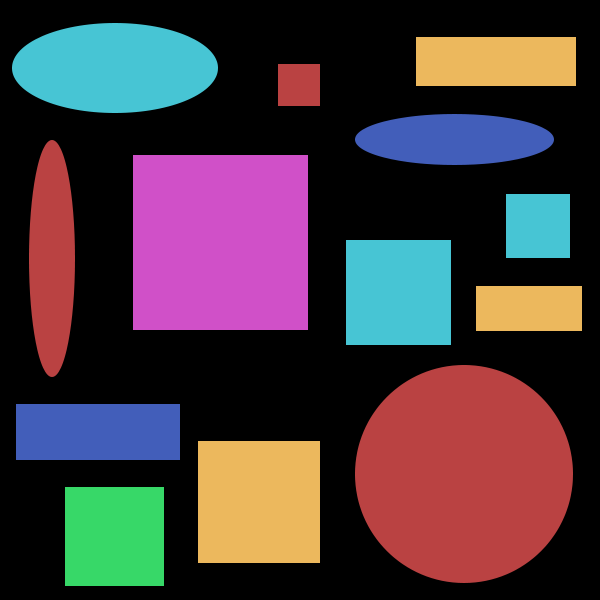
#> input picture data/images/shapes.png, 600 x 600 px, found by its file name
$ jupyter execute --allow-errors plot_3d.ipynb   (shell and % lines are left out)
#> lines starting #> are read from the running program, lines starting #| are printed output that depends on the picture
### libs/utils.py

import numpy as np
import matplotlib.pyplot as plt
import cv2
from PIL import Image
from PIL import ImageEnhance
from skimage import color, io

# [159 lines left out: functions get_info_image, get_pixel, set_pixel_value, translate, convert, crop and 5 more, not called in this run]


def read_image(path, use="cv2"):
	if use == "pillow":
		image = Image.open(path)
	elif use == "cv2":
		image = cv2.imread(path)
	return image

# [6 lines left out: function save_image, not called in this run]

import numpy as np
from PIL import Image

import cv2
from typing import Union

# [34 lines left out: function apply_grayscale, not called in this run]

### pos_visão_computacional/01. Introdução a processamento de imagem/plot_3d.ipynb
[cell 1]
import os

#> (the rest of this cell did not finish here and is left out)

[cell 2]
from skimage.io import imread
import numpy as np
import matplotlib.pyplot as plt
from mpl_toolkits.mplot3d import Axes3D  # necessário para projeção 3D
from matplotlib.ticker import LinearLocator, FormatStrFormatter

def plot_3d(x, y, z, cmap="Reds", title=""):
    """
    Plota uma visualização 3D de um canal de imagem.

    x, y, z devem ser arrays numpy compatíveis com a função plot_surface.
    """

    fig = plt.figure(figsize=(15, 15))
    ax = fig.add_subplot(111, projection='3d')

    surf = ax.plot_surface(X=x, Y=y, Z=z, cmap=cmap, linewidth=0,
                           antialiased=False, rstride=2, cstride=2, alpha=0.5)

    ax.xaxis.set_major_locator(LinearLocator(10))
    ax.xaxis.set_major_formatter(FormatStrFormatter('%.02f'))
    ax.view_init(elev=10., azim=5)
    ax.set_title(title, size=20)
    plt.show()

[cell 3]
from libs import utils
import numpy as np

# Define os parâmetros
alpha = 1.5  # Contraste (escala de multiplicação)
beta = 30    # Brilho (valor somado)

# 1. Caregar uma imagem
path = "data/images/shapes.png"
# image = utils.read_image(path, use="pillow")
image = imread(path)
#> image is the input picture: shape (600, 600, 3); mean R, G, B 70.8, 56.2, 62


#
Y = np.arange(image.shape[0])
#> Y = 600 values from 0 to 599
X = np.arange(image.shape[1])
#> X = 600 values from 0 to 599
X, Y = np.meshgrid(X, Y)

[cell 4]
# Assign the red, green and blue channels for the image to the variales Zn
# These channels are displayed in 3D using the plot_3d() function

Z1 = image[...,0]
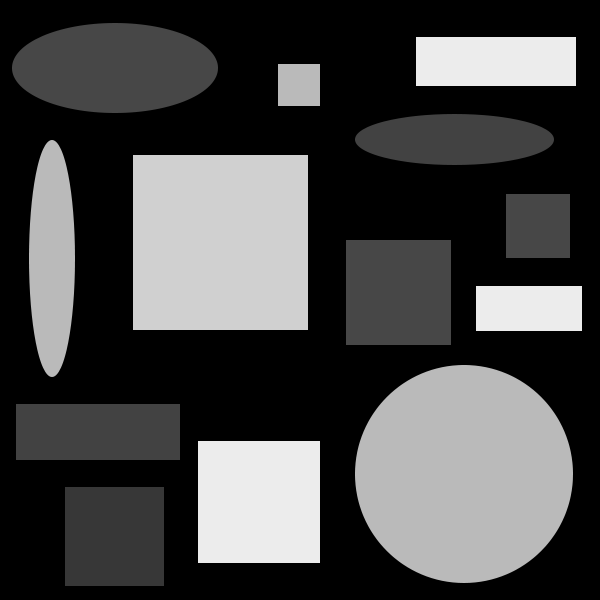
#> Z1: shape (600, 600); min 0, max 236, mean 70.8
Z2 = image[...,1]
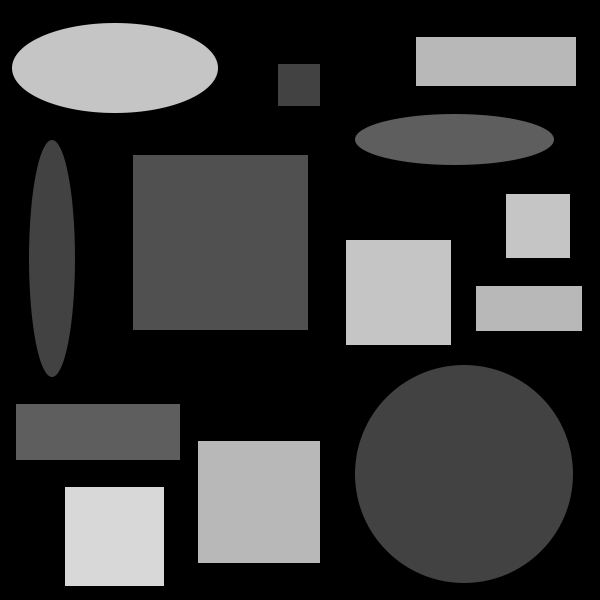
#> Z2: shape (600, 600); min 0, max 216, mean 56.2
Z3 = image[...,2]
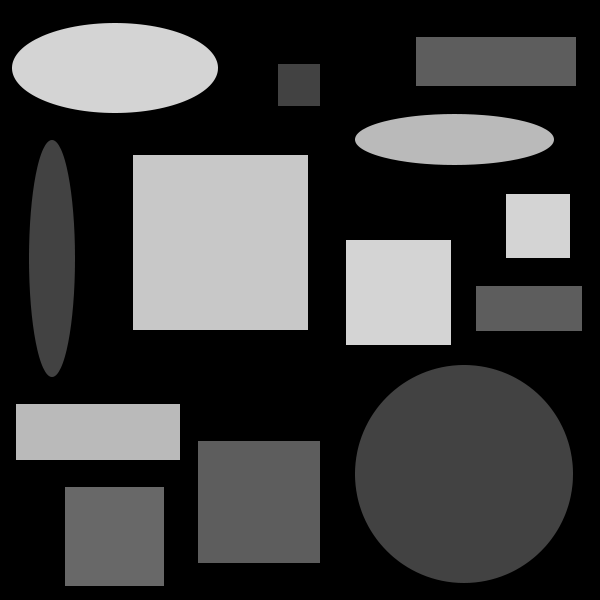
#> Z3: shape (600, 600); min 0, max 212, mean 62

[cell 5]
plot_3d(Z1, Z2, Z3)
#> in plot_3d, `plt.show()`:
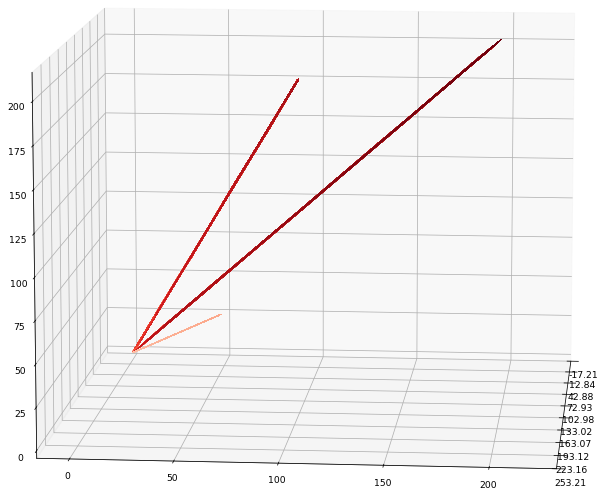
#> figure drawn by matplotlib, 1 panel

[cell 6]
# plot 3D visualizations of the R, G, B channels of the image respectively
plot_3d(Z1, X, image.shape[1]-Y, cmap='Reds', title='3D plot for the Red Channel')
#> call 2 of plot_3d, with cmap = 'Reds', title = '3D plot for the Red Channel'
#> in plot_3d (call 2), `plt.show()`:
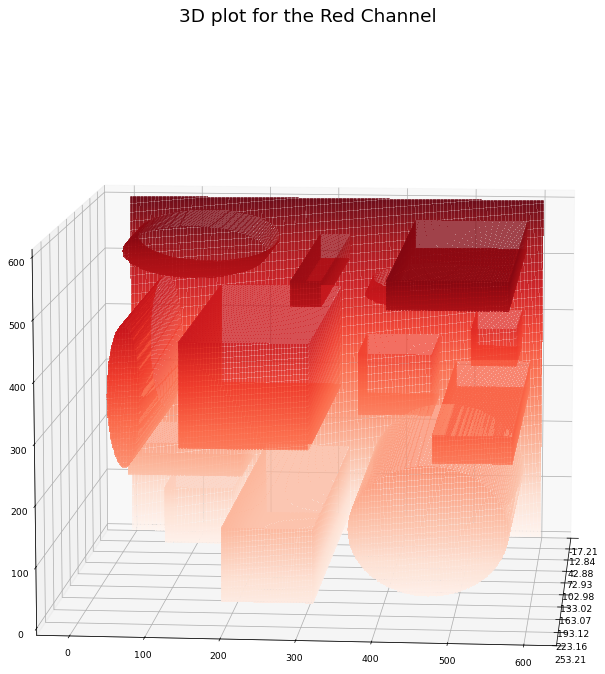
#> figure drawn by matplotlib, 1 panel

[cell 7]
# Use the function plot_3d() again, this time to visualize the green
# color channel of the input Lena image as follows:

plot_3d(Z2, X, image.shape[1]-Y, cmap='Greens', title='3D plot for the Green Channel')
#> call 3 of plot_3d, with cmap = 'Greens', title = '3D plot for the Green Channel'
#> in plot_3d (call 3), `plt.show()`:
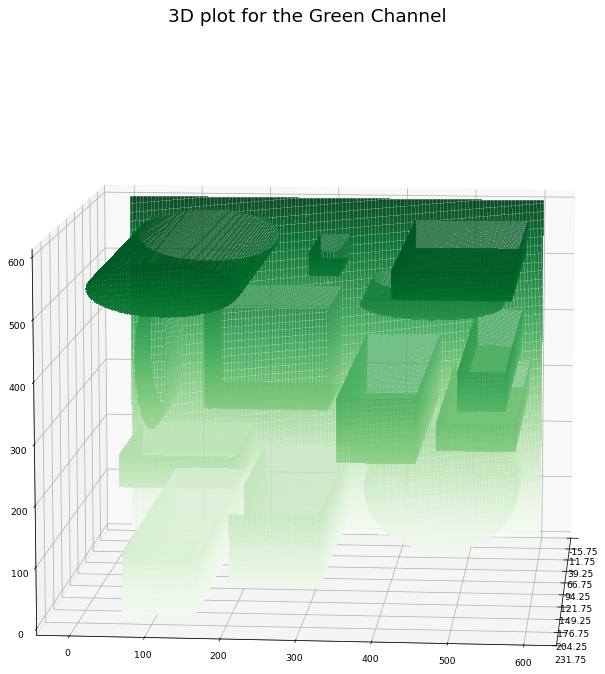
#> figure drawn by matplotlib, 1 panel

[cell 8]
plot_3d(Z3, X, image.shape[1]-Y, cmap='Blues', title='3D plot for the Blue Channel')
#> call 4 of plot_3d, with cmap = 'Blues', title = '3D plot for the Blue Channel'
#> in plot_3d (call 4), `plt.show()`:
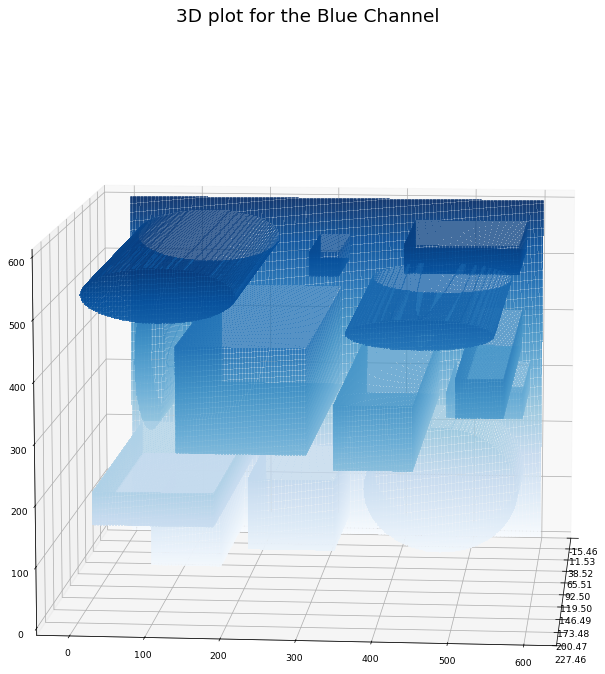
#> figure drawn by matplotlib, 1 panel

[cell 9]
utils.read_image(path, use="pillow")
